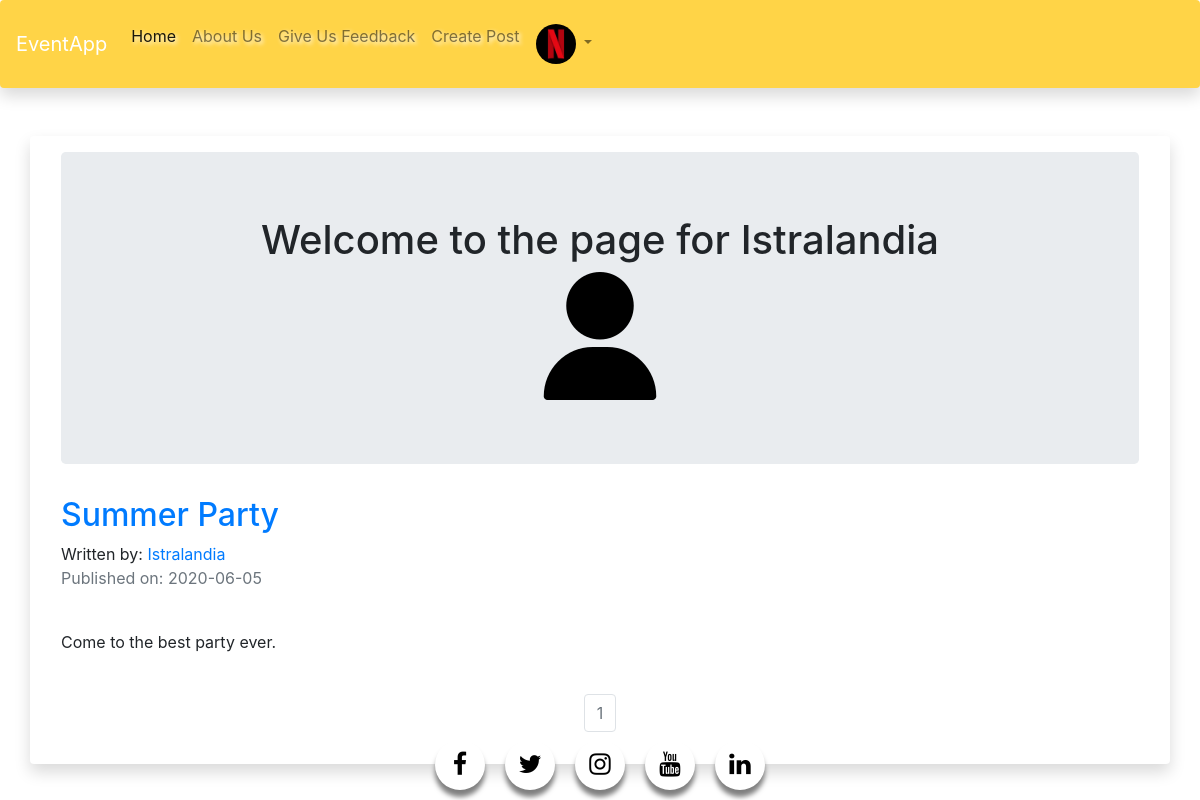
The app's page /Istralandia (signed in) with its own data.
### eventapp/models.py (models this page shows, shortened)
class User(db.Model, UserMixin):
    __tablename__ = 'users'
    id = db.Column(db.Integer, primary_key = True)
    profile_image = db.Column(db.String(20), nullable=False, default='profile.png')
    email = db.Column(db.String(64), unique=True, index=True)
    username = db.Column(db.String(64), unique=True, index=True)
    password_hash = db.Column(db.String(128))
    posts = db.relationship('EventPost', backref='author', lazy=True)
    comment = db.relationship('Comment', backref='author', lazy=True)

class EventPost(db.Model):
    users = db.relationship(User)
    id = db.Column(db.Integer, primary_key=True)
    user_id = db.Column(db.Integer, db.ForeignKey('users.id'), nullable=False)
    comments = db.relationship('Comment', backref='title', lazy='dynamic')
    date = db.Column(db.DateTime, nullable=False, default=datetime.utcnow)
    title = db.Column(db.String(140), nullable=False)
    text = db.Column(db.Text, nullable=False)
    city= db.Column(db.String(100), nullable=False)
    address= db.Column(db.String(100), nullable=False)
    time_start = db.Column(db.String(100), nullable=False)
    time_end = db.Column(db.String(100), nullable=False)
    contact = db.Column(db.String(100), nullable=False)
    pic = db.Column(db.String(100))
    timestamp = db.Column(db.DateTime)

### eventapp/users/views.py (the view)
@users.route("/<username>")
def user_posts(username):
    page = request.args.get('page', 1, type=int)
    user = User.query.filter_by(username=username).first_or_404()
    event_posts = EventPost.query.filter_by(author=user).order_by(EventPost.date.desc()).paginate(page=page, per_page=5)
    return render_template('user_event_posts.html', event_posts=event_posts, user=user)

### eventapp/models.py (called while the page is built)
@login_manager.user_loader
def load_user(user_id):
    return User.query.get(user_id)

### eventapp/templates/user_event_posts.html (shortened to what this page needs)
{% extends "base.html" %}
{% block content %}
<div class="container">
  <div class="jumbotron">
    <div align='center'>
      <h1 >Welcome to the page for {{user.username}}</h1>
      <img align='center' src="{{ url_for('static', filename='profile_pics/' + user.profile_image) }}">
    </div>
  </div>
{% for post in event_posts.items %}
          <h2><a href="{{ url_for('event_posts.event_post', event_post_id=post.id) }}">{{ post.title }}</a></h2>
          Written by: <a href="{{ url_for('users.user_posts', username=post.author.username) }}">{{ post.author.username }}</a>
          <p class="text-muted">Published on: {{ post.date.strftime('%Y-%m-%d') }}</p>
          <br>
            <p>{{post.text}}</p>
          <br>
{% endfor %}
</div>
<nav aria-label="Page navigation example">
  <ul class="pagination justify-content-center">
    {% for page_num in event_posts.iter_pages(left_edge=1, right_edge=1, left_current=1, right_current=2) %}
            {% if event_posts.page == page_num %}
              <li class="page-item disabled">
                <a class="page-link" href="{{ url_for('users.user_posts', username=user.username, page=page_num) }}">{{ page_num }}</a></li>
            {% else %}
              <li class="page-item"><a class="page-link" href="{{ url_for('users.user_posts', username=user.username, page=page_num) }}">{{ page_num }}</a></li>
            {% endif %}
    {% endfor %}
</nav>
{% endblock content %}

### eventapp/templates/base.html (shortened to what this page needs)
<!DOCTYPE html>
<html>
  <head>
    <link href="//maxcdn.bootstrapcdn.com/bootstrap/4.1.1/css/bootstrap.min.css" rel="stylesheet" id="bootstrap-css">
    <link rel="stylesheet" href="{{ url_for('static', filename='css/base.css') }}">
    <link rel="stylesheet" href="https://cdnjs.cloudflare.com/ajax/libs/font-awesome/4.7.0/css/font-awesome.min.css">
    <link rel="stylesheet" href="https://maxcdn.bootstrapcdn.com/bootstrap/4.0.0/css/bootstrap.min.css">
    <link href="//maxcdn.bootstrapcdn.com/bootstrap/4.0.0/css/bootstrap.min.css" rel="stylesheet" id="bootstrap-css">
  </head>
  <body>
    <nav class="navbar navbar-expand-md navbar-light bg-yellow navbar-custom static-top shadow p-3 mb-5 rounded">
    <div class="collapse navbar-collapse" id="navbarTogglerDemo01">
      <a class="navbar-brand disabled"href="#">EventApp</a>
      <ul class="navbar-nav mr-auto mt-2 mt-lg-0">
        <li class="nav-item active"><a class="nav-link" href="{{ url_for('core.index') }}">Home <span class="sr-only">(current)</span></a></li>
        <li class="nav-item"><a class="nav-link" href="{{ url_for('core.info') }}">About Us</a></li>
        <li class="nav-item"><a class="nav-link" href="{{ url_for('core.contact') }}">Give Us Feedback</a></li>
        {% if current_user.is_authenticated %}
        <li class="nav-item"><a class="nav-link" href="{{ url_for('event_posts.create_post') }}">Create Post</a></li>
        <div class="collapse navbar-collapse" id="navbar-list-4">
    <ul class="nav navbar-nav ml-auto">
        <li class="nav-item dropdown">
        <a class="nav-link dropdown-toggle " href="#" id="navbarDropdownMenuLink" role="button" data-toggle="dropdown" aria-haspopup="true" aria-expanded="false" >
          <img src="{{ url_for('static', filename='profile_pics/' + current_user.profile_image) }}" width="40" height="40" class="rounded-circle">
        </a>
      </li>
    </ul>
  </div>
        {% else %}
        <li class="nav-item"><a class="nav-link" href="{{ url_for('users.login') }}">Log in</a></li>
        <li class="nav-item"><a class="nav-link" href="{{ url_for('users.register') }}">Register</a></li>
        {% endif %}
      </ul>
    </div>
  </nav>
<div class="container shadow p-3 mb-5 rounded">
  {% block content %}
  {% endblock %}
</div>
<div class="footer">
  <div class="contain">
    <div class="social-menu">
      <ul>
        <li><a href=""><i class="fa fa-facebook"></i></a></li>
        <li><a href=""><i class="fa fa-twitter"></i></a></li>
        <li><a href=""><i class="fa fa-instagram"></i></a></li>
        <li><a href=""><i class="fa fa-youtube"></i></a></li>
        <li><a href=""><i class="fa fa-linkedin"></i></a></li>
      </ul>
    </div>
  </div>
</div>
</body>
</html>

### eventapp/static/CSS/base.css (style rules this page uses)
h1 { text-align: center; }
.social-menu ul { position: absolute; top: 50%; left: 50%; transform: translate(-50%, -50%); padding: 0; margin: 0; display: flex; }
.social-menu ul li { list-style: none; margin: 0 10px; }
.social-menu ul li .fa { color: #000000; font-size: 25px; line-height: 50px; transition: .5s; }
.social-menu ul li a { position: relative; display: block; width: 50px; height: 50px; border-radius: 50%; background-color: white; text-align: center; transition: 0.5s; transform: translate(0,0px); box-shadow: 0px 7px 5px rgba(0, 0, 0, 0.5); }
html, body, #map-canvas { height: 100%; width: 100%; }

### eventapp/templates/base.html (style rules this page uses)
.nav-link { text-align: right; }
.nav-item { color: white; text-shadow: 2px 2px 4px #FFFFFF; }
.footer { position: fixed; left: 0; bottom: 0; width: 100%; height: 70px; padding-bottom:90px background-color: red; color: white; text-align: center; }
.navbar-custom { background-color: #FFD447; }
.navbar-custom .navbar-brand, .navbar-custom .navbar-text { color: White; }

### records on screen
User: profile_image (picture)
User: username "Istralandia", profile_image (placeholder picture)
EventPost: title "Summer Party", author.username "Istralandia", date "2020-06-05", text "Come to the best party ever."

### other values on screen
{{ page_num }} "1"
